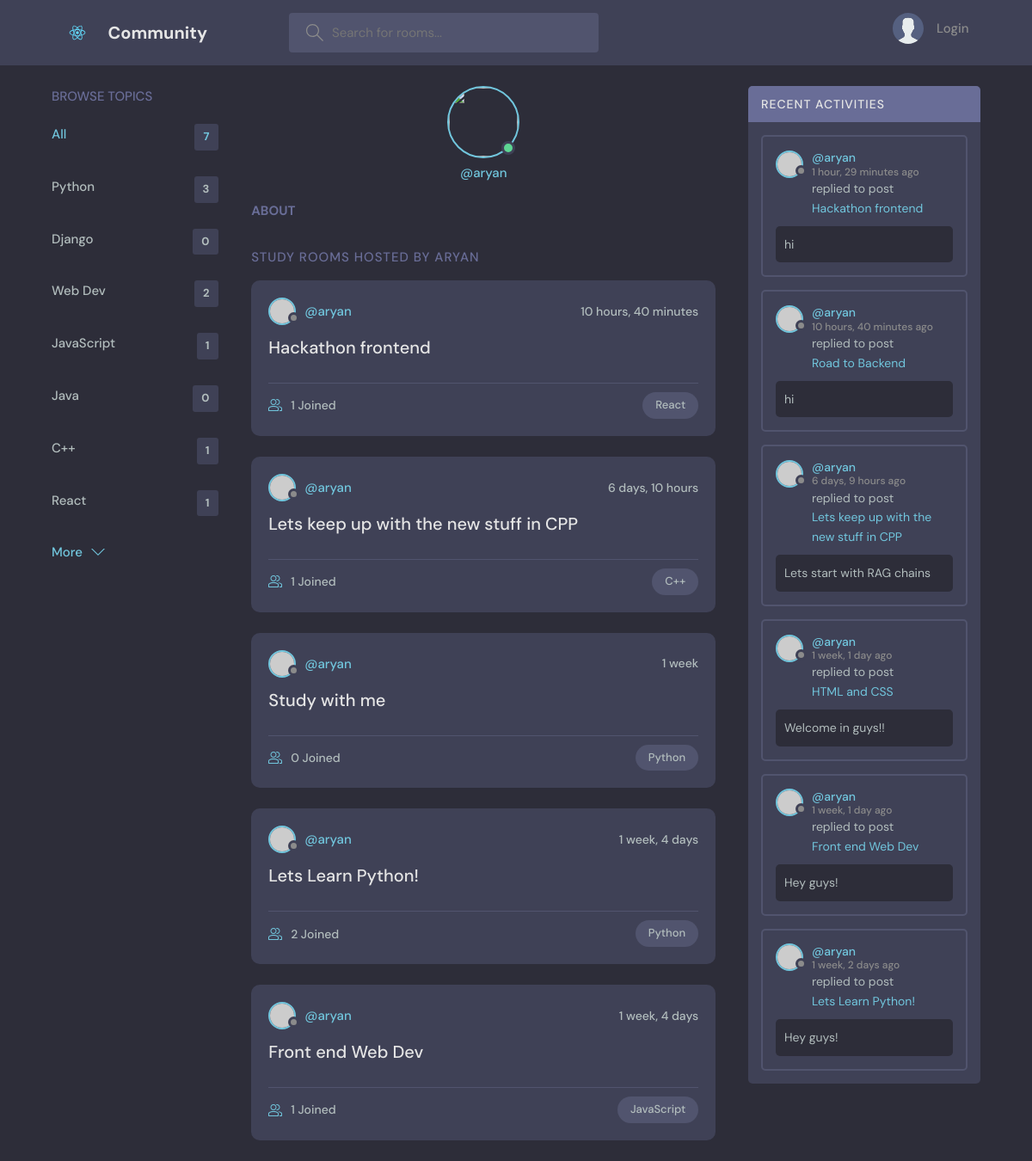
Page /profile/1/ on the committed database.
### base/models.py (models this page shows, shortened)
class Topic(models.Model):
    name = models.CharField(max_length=200)

class Room(models.Model):
    host = models.ForeignKey(User, on_delete=models.SET_NULL, null=True)
    topic = models.ForeignKey(Topic, on_delete=models.SET_NULL, null=True)
    name = models.CharField(max_length=200)
    description = models.TextField(null=True, blank=True) #can be null now
    participants = models.ManyToManyField(User, related_name='participants', blank=True)
    updated = models.DateTimeField(auto_now=True) # takes timestamp at every update
    created = models.DateTimeField(auto_now_add=True) # saves only the creation time stamp
    class Meta:
        ordering = ['-updated', '-created']
    def __str__(self):
        return self.name

class Message(models.Model):
    user = models.ForeignKey(User, on_delete=models.CASCADE)
    body = models.TextField()
    room = models.ForeignKey(Room, on_delete=models.CASCADE)
    updated = models.DateTimeField(auto_now=True) # takes timestamp at every update
    created = models.DateTimeField(auto_now_add=True) # saves only the creation time stamp# if room is deleted, all messages are deleted
    class Meta:
        ordering = ['-updated' ,'-created']
    def __str__(self):
        return self.body[0:50]

### base/views.py (the view)
# urls.py: path('profile/<str:pk>/', views.userProfile, name="user-profile"),
def userProfile(request,pk):
    user = User.objects.get(id=pk)
    rooms = user.room_set.all()
    room_messages = user.message_set.all()
    topics = Topic.objects.all()
    context = {'user': user, 'rooms': rooms, 'room_messages': room_messages, 'topics': topics}
    return render(request, 'base/profile.html', context)

### base/templates/base/profile.html (shortened to what this page needs)
{% extends 'main.html' %}
{% block content %}
<main class="profile-page layout layout--3">
  <div class="container">
    {% include 'base/topics_component.html' %}
    <div class="roomList">
      <div class="profile">
        <div class="profile__avatar">
          <div class="avatar avatar--large active">
            <img src="{{user.avatar.url}}" />
          </div>
        </div>
        <div class="profile__info">
          <p>@{{user.username}}</p>
        </div>
        <div class="profile__about">
          <h3>About</h3>
        </div>
      </div>
      <div class="roomList__header">
        <div>
          <h2>Study Rooms Hosted by {{user.username}}</a>
          </h2>
        </div>
      </div>
      {% include 'base/feed_component.html' %}
    </div>
    {% include 'base/activity_component.html' %}
  </div>
</main>
{% endblock content %}

### base/templates/base/topics_component.html (shortened to what this page needs)
<div class="topics">
    <div class="topics__header">
      <h2>Browse Topics</h2>
    </div>
    <ul class="topics__list">
        <li>
            <a href="{% url 'home' %}" class="active">All <span>{{topics.count}}</span></a>
        </li>
        {% for topic in topics %}
        <li>
            <a href="{% url 'home' %}?q={{topic.name}}">{{topic.name}}<span>{{topic.room_set.all.count}}</span></a>
        </li>
        {% endfor %}
    </ul>
    <a class="btn btn--link" href="{% url 'topics' %}">
      More
      <svg version="1.1" xmlns="http://www.w3.org/2000/svg" width="32" height="32" viewBox="0 0 32 32">
        <title>chevron-down</title>
        <path d="M16 21l-13-13h-3l16 16 16-16h-3l-13 13z"></path>
      </svg>
    </a>
  </div>

### base/templates/base/feed_component.html (shortened to what this page needs)
{% for room in rooms %}
<div class="roomListRoom">
    <div class="roomListRoom__header">
      <a href="{% url 'user-profile' room.host.id %}" class="roomListRoom__author">
        <div class="avatar avatar--small">
          <img src="https://randomuser.me/api/portraits/women/11.jpg" />
        </div>
        <span>@{{room.host.username}}</span>
      </a>
      <div class="roomListRoom__actions">
        <span>{{room.created|timesince}}</span>
      </div>
    </div>
    <div class="roomListRoom__content">
      <a href="{% url 'room' room.id %}">{{room.name}}</a>
    </div>
    <div class="roomListRoom__meta">
      <a href="{% url 'room' room.id %}" class="roomListRoom__joined">
        {{room.participants.all.count}} Joined
      </a>
      <p class="roomListRoom__topic">{{room.topic.name}}</p>
    </div>
  </div>
  {% endfor %}

### base/templates/base/activity_component.html (shortened to what this page needs)
<div class="activities">
    <div class="activities__header">
      <h2>Recent Activities</h2>
    </div>
    {% for message in room_messages %}
    <div class="activities__box">
      <div class="activities__boxHeader roomListRoom__header">
        <a href="{% url 'user-profile' message.user.id %}" class="roomListRoom__author">
          <div class="avatar avatar--small">
            <img src="https://randomuser.me/api/portraits/women/11.jpg" />
          </div>
          <p>
            @{{message.user}}
            <span>{{message.created|timesince}} ago</span>
          </p>
        </a>
      </div>
      <div class="activities__boxContent">
        <p>replied to post <a href="{% url 'room' message.room.id %}">{{message.room}}</a></p>
        <div class="activities__boxRoomContent">
          {{message.body}}
        </div>
      </div>
    </div>
    {% endfor %}
  </div>

### static/styles/test.css (style rules this page uses)
* { box-sizing: border-box; margin: 0; padding: 0; }
body { font-family: 'Nunito', sans-serif; font-weight: 400; font-size: 100%; background: #2d2d39; color: #e5e5e5; }
*, html { --primaryGradient: linear-gradient(93.12deg, #581B98 0.52%, #9C1DE7 100%); --secondaryGradient: linear-gradient(268.91deg, #581B98 -2.14%, #9C1DE7 99.69%); --primaryBoxShadow: 0px 10px 15px rgba(0, 0, 0, 0.3); --secondaryBoxShadow: 0px -10px 15px rgba(0, 0, 0, 0.3); --primary: #581B98; }

### rows in the picture
Topic: name "Python", room_set.all.count "3"
Topic: name "Django", room_set.all.count "0"
Topic: name "Web Dev", room_set.all.count "2"
Topic: name "JavaScript", room_set.all.count "1"
Topic: name "Java", room_set.all.count "0"
Topic: name "C++", room_set.all.count "1"
Topic: name "React", room_set.all.count "1"
Room: host.username "aryan", created "10 hours, 40 minutes", name "Hackathon frontend", participants.all.count "1", topic.name "React"
Room: host.username "aryan", created "6 days, 10 hours", name "Lets keep up with the new stuff in CPP", participants.all.count "1", topic.name "C++"
Room: host.username "aryan", created "1 week", name "Study with me", participants.all.count "0", topic.name "Python"
Room: host.username "aryan", created "1 week, 4 days", name "Lets Learn Python!", participants.all.count "2", topic.name "Python"
Room: host.username "aryan", created "1 week, 4 days", name "Front end Web Dev", participants.all.count "1", topic.name "JavaScript"
Message: user "aryan", created "1 hour, 29 minutes", room "Hackathon frontend", body "hi"
Message: user "aryan", created "10 hours, 40 minutes", room "Road to Backend", body "hi"
Message: user "aryan", created "6 days, 9 hours", room "Lets keep up with the new stuff in CPP", body "Lets start with RAG chains"
Message: user "aryan", created "1 week, 1 day", room "HTML and CSS", body "Welcome in guys!!"
Message: user "aryan", created "1 week, 1 day", room "Front end Web Dev", body "Hey guys!"
Message: user "aryan", created "1 week, 2 days", room "Lets Learn Python!", body "Hey guys!"

### other values in the picture
{{ topics.count }} "7"
{{ user.username }} "aryan"
{{ user.username }} "ARYAN"
